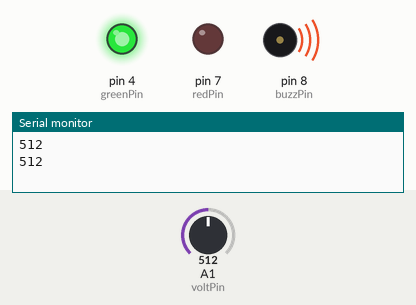
This sketch was run on a simulated Arduino Uno, built with avr-gcc and run on an emulated ATmega328P. Parts: output pins drawn as LEDs (lit = HIGH), buzzer (waves = sounding), the last lines printed to the serial monitor. Inputs (shaded band) come from the test bench; at power-on: A1 (voltPin) = 512.

Above: at 10.2 s.
10.3 s: A1 (voltPin) set to 77
At 18.6 s:
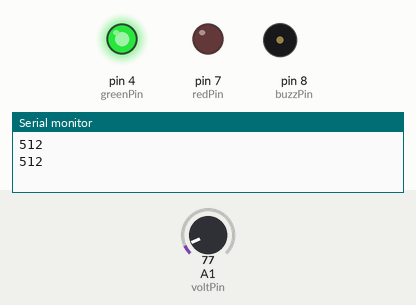
20.3 s: A1 (voltPin) set to 61
At 29.2 s:
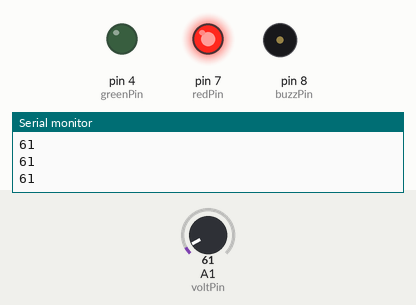
Timing chart, 0 to 30.7 s (numbered marks = the images above; inputs shaded):
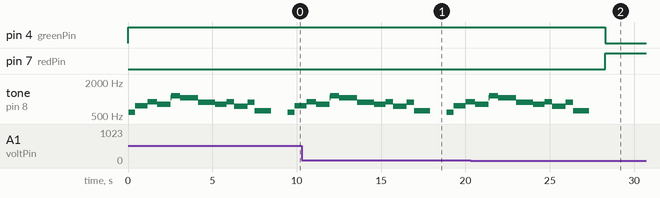

The sketch:

Hogwarts_Alarm.ino
```cpp
int voltPin = A1;
int buzzPin = 8;
int greenPin = 4;
int redPin = 7;
int readVal;
int dtc1 = 430;
int dtc2 = 480;
int dtc3 = 570;
int dtc4 = 470;
int dtc5 = 620;
int dtc6 = 860;
int dtc7 = 650;
int dtc8 = 550;
int dtc9 = 590;
int dtc10 = 650;
int dtc11 = 700;
int dtc12 = 570;
int dtc13 = 850;

void Hogwarts_Alarm(){
  for(int i=0;i<=220;i++){
 digitalWrite(buzzPin,HIGH);
 delayMicroseconds(dtc6);
 digitalWrite(buzzPin,LOW);
 delayMicroseconds(dtc6);
 }
 delay(30);

 for(int i=0;i<=540;i++){
 digitalWrite(buzzPin,HIGH);
 delayMicroseconds(dtc7);
 digitalWrite(buzzPin,LOW);
 delayMicroseconds(dtc7);
 }
delay(10);

 for(int i=0;i<=200;i++){
 digitalWrite(buzzPin,HIGH);
 delayMicroseconds(dtc8);
 digitalWrite(buzzPin,LOW);
 delayMicroseconds(dtc8);
 }


 for(int i=0;i<=300;i++){
 digitalWrite(buzzPin,HIGH);
 delayMicroseconds(dtc9);
 digitalWrite(buzzPin,LOW);
 delayMicroseconds(dtc9);
 }


for(int i=0;i<=600;i++){
 digitalWrite(buzzPin,HIGH);
 delayMicroseconds(dtc10);
 digitalWrite(buzzPin,LOW);
 delayMicroseconds(dtc10);
 }


 for(int i=0;i<=640;i++){
 digitalWrite(buzzPin,HIGH);
 delayMicroseconds(dtc1);
 digitalWrite(buzzPin,LOW);
 delayMicroseconds(dtc1);
 }


 for(int i=0;i<=1100;i++){
 digitalWrite(buzzPin,HIGH);
 delayMicroseconds(dtc2);
 digitalWrite(buzzPin,LOW);
 delayMicroseconds(dtc2);
 }


 for(int i=0;i<=890;i++){
 digitalWrite(buzzPin,HIGH);
 delayMicroseconds(dtc3);
 digitalWrite(buzzPin,LOW);
 delayMicroseconds(dtc3);
 }


 for(int i=0;i<=500;i++){
 digitalWrite(buzzPin,HIGH);
 delayMicroseconds(dtc7);
 digitalWrite(buzzPin,LOW);
 delayMicroseconds(dtc7);
 }

 for(int i=0;i<=200;i++){
 digitalWrite(buzzPin,HIGH);
 delayMicroseconds(dtc8);
 digitalWrite(buzzPin,LOW);
 delayMicroseconds(dtc8);
 }


 for(int i=0;i<=200;i++){
 digitalWrite(buzzPin,HIGH);
 delayMicroseconds(dtc9);
 digitalWrite(buzzPin,LOW);
 delayMicroseconds(dtc9);
 }


for(int i=0;i<=550;i++){
 digitalWrite(buzzPin,HIGH);
 delayMicroseconds(dtc11);
 digitalWrite(buzzPin,LOW);
 delayMicroseconds(dtc11);
 }
 for(int i=0;i<=400;i++){
 digitalWrite(buzzPin,HIGH);
 delayMicroseconds(dtc12);
 digitalWrite(buzzPin,LOW);
 delayMicroseconds(dtc12);
 }


for(int i=0;i<=550;i++){
 digitalWrite(buzzPin,HIGH);
 delayMicroseconds(dtc13);
 digitalWrite(buzzPin,LOW);
 delayMicroseconds(dtc13);
 }
 delay(1000);
}


void setup() {
 Serial.begin(9600);
 pinMode(voltPin,INPUT);
 pinMode(greenPin,OUTPUT);
 pinMode(redPin,OUTPUT);
 pinMode(buzzPin,OUTPUT);

}

void loop() {
  readVal = analogRead(voltPin);
  Serial.println(readVal);
  if(readVal >=70){
    digitalWrite(greenPin,HIGH);
    digitalWrite(redPin,LOW);
   Hogwarts_Alarm();
  }
  else
    digitalWrite(redPin,HIGH);
    digitalWrite(greenPin,LOW);
}
```

Measured:
- the behaviour switches between 70 and 69 on A1 (voltPin) (found by bisection; images 1 and 2)
- after the input at 20.3 s, pin 4 (greenPin): HIGH → LOW after 8.0 s; pin 7 (redPin): LOW → HIGH after 8.0 s; tone on pin 8 (buzzPin): goes on until 27.3 s, then stays silent
- by itself, tone on pin 8 (buzzPin): plays 579 Hz for 0.40 s, 765 Hz for 0.72 s, 903 Hz for 0.56 s, 814 Hz for 0.80 s, 1050 Hz for 0.04 s, 1153 Hz for 0.52 s … (15 notes in this stretch)
